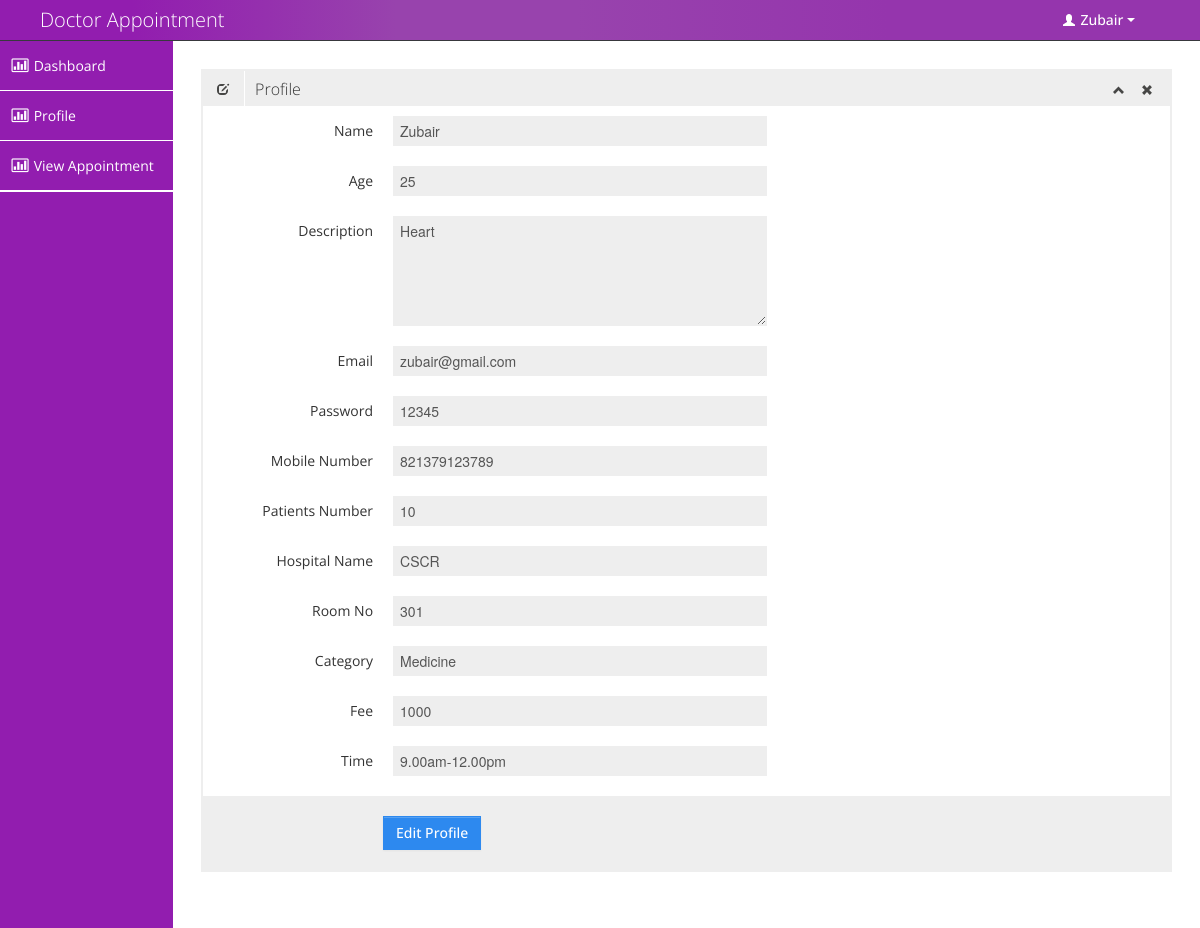
Screenshot of /main/doctor_profile.php (signed in) with the database file from the repository.
### tables this page shows
CREATE TABLE `tbl_doctor` (
  `doctorId` int(11) NOT NULL,
  `doctorName` varchar(255) NOT NULL,
  `doctorAge` int(11) NOT NULL,
  `doctorDescription` text NOT NULL,
  `doctorEmail` varchar(255) NOT NULL,
  `doctorPassword` varchar(255) NOT NULL,
  `doctorMobileNumber` varchar(30) NOT NULL,
  `doctorPatientsNumber` int(11) NOT NULL,
  `doctorHospitalName` varchar(255) NOT NULL,
  `doctorRoomNo` varchar(100) NOT NULL,
  `doctorCategory` varchar(255) NOT NULL,
  `doctorFee` int(11) NOT NULL,
  `doctorTime` varchar(100) NOT NULL
);

### main/doctor_profile.php (the view, shortened to what this page needs)
<?php include 'includes/doctorsheader.php' ?>
<?php include 'connect.php' ?>
<?php
$doctorId=$_SESSION['doctorId'];
$sql = "SELECT * FROM tbl_doctor WHERE doctorId=$doctorId";
if (mysqli_query($conn, $sql)) {
    $query_result = mysqli_query($conn, $sql);
    $doctor_info = mysqli_fetch_assoc($query_result);
} else {
    die("Query problem" . mysqli_error($conn));
}
?>
<div class="row-fluid sortable">
    <div class="box span12">
        <div class="box-header" data-original-title>
            <h2><i class="halflings-icon edit"></i><span class="break"></span>Profile</h2>
            <div class="box-icon">
                <a href="#" class="btn-minimize"><i class="halflings-icon chevron-up"></i></a>
                <a href="#" class="btn-close"><i class="halflings-icon remove"></i></a>
            </div>
        </div>
        <div class="box-content">
            <form class="form-horizontal" >
                <fieldset>
                    <div class="control-group">
                        <label class="control-label" >Name </label>
                        <div class="controls">
                            <input type="text" readonly="readonly" value="<?php echo $doctor_info['doctorName'];?>" name="doctorName" class="span6"  >
                        </div>
                    </div>
                    <div class="control-group">
                        <label class="control-label" >Age </label>
                        <div class="controls">
                            <input type="number" readonly="readonly" value="<?php echo $doctor_info['doctorAge'];?>" name="doctorAge" class="span6"  >
                        </div>
                    </div>
                    <div class="control-group hidden-phone">
                        <label class="control-label" for="textarea2">Description</label>
                        <div class="controls">
                            <textarea  name="doctorDescription" readonly="readonly" rows="5" class="span6"><?php echo $doctor_info['doctorDescription'];?></textarea>
                        </div>
                    </div>
                    <div class="control-group">
                        <label class="control-label" >Email </label>
                        <div class="controls">
                            <input type="text" readonly="readonly" value="<?php echo $doctor_info['doctorEmail'];?>" name="doctorEmail" class="span6"  >
                        </div>
                    </div>
                    <div class="control-group">
                        <label class="control-label" >Password </label>
                        <div class="controls">
                            <input type="text" readonly="readonly" value="<?php echo $doctor_info['doctorPassword'];?>" name="doctorPassword" class="span6"  >
                        </div>
                    </div>
                    <div class="control-group">
                        <label class="control-label" >Mobile Number </label>
                        <div class="controls">
                            <input type="text" readonly="readonly" value="<?php echo $doctor_info['doctorMobileNumber'];?>" name="doctorMobileNumber" class="span6"  >
                        </div>
                    </div>
                    <div class="control-group">
                        <label class="control-label" >Patients Number </label>
                        <div class="controls">
                            <input type="number" readonly="readonly" value="<?php echo $doctor_info['doctorPatientsNumber'];?>" name="doctorPatientsNumber" class="span6"  >
                        </div>
                    </div>
                    <div class="control-group">
                        <label class="control-label" >Hospital Name</label>
                        <div class="controls">
                            <input type="text" readonly="readonly" value="<?php echo $doctor_info['doctorHospitalName'];?>" name="doctorHospitalName" class="span6"  >
                        </div>
                    </div>
                    <div class="control-group">
                        <label class="control-label" >Room No </label>
                        <div class="controls">
                            <input type="text" readonly="readonly" value="<?php echo $doctor_info['doctorRoomNo'];?>" name="doctorRoomNo" class="span6"  >
                        </div>
                    </div>
                    <div class="control-group">
                        <label class="control-label" >Category </label>
                        <div class="controls">
                            <input type="text" readonly="readonly" value="<?php echo $doctor_info['doctorCategory'];?>" name="doctorCategory" class="span6"  >
                        </div>
                    </div>
                    <div class="control-group">
                        <label class="control-label" >Fee </label>
                        <div class="controls">
                            <input type="number" readonly="readonly" value="<?php echo $doctor_info['doctorFee'];?>" name="doctorFee" class="span6"  >
                        </div>
                    </div>
                    <div class="control-group">
                        <label class="control-label" >Time </label>
                        <div class="controls">
                            <input type="text" readonly="readonly" value="<?php echo $doctor_info['doctorTime'];?>" name="doctorTime" class="span6"  >
                        </div>
                    </div>
                    <div class="form-actions">
                        <a href="edit_doctor_profile.php" class="btn btn-primary">Edit Profile</a>
                    </div>
                </fieldset>
            </form>
        </div>
    </div>
</div>
<?php include 'includes/doctorsfooter.php' ?>

### main/css/style.css (style rules this page uses)
body { background: #F5F5F5; color: #333; border: none; font-family: 'Open Sans', sans-serif; font-weight: 400; }
a { color: #646464; }
h2 { font-size: 16px; line-height: 16px; }
.box { border: 2px solid #eee; background: #fff !important; margin-bottom: 28px; }
.box-header { height: 16px; font-size: 16px; line-height: 16px; padding: 10px; background: #eee; -webkit-box-shadow: none; -moz-box-shadow: none; box-shadow: none; overflow: hidden; }
.box-header h2 { float:left; margin-top: 0px; font-weight: 300; }
.box-header h2 i { margin: 0px 3px 0px 4px; opacity: .8; filter: alpha(opacity=80); -ms-filter:"progid:DXImageTransform.Microsoft.Alpha(Opacity=80)"; }
.box-header .box-icon { float:right; margin-top: 1px; }
.box-header .box-icon i { -webkit-transition: all 0.1s ease-in-out; -moz-transition: all 0.1s ease-in-out; -o-transition: all 0.1s ease-in-out; -ms-transition: all 0.1s ease-in-out; transition: all 0.1s ease-in-out; opacity: .8; filter: alpha(opacity=80); -ms-filter:"progid:DXImageTransform.Microsoft.Alpha(Opacity=80)"; }
.box-header .box-icon a { margin: 0px 5px; }
.box-content { position: relative; z-index: 50; margin-top: -1px; padding: 10px; background: #fff !important; }
.form-actions { padding: 19px 20px 20px; margin: 20px -10px -30px -10px; background-color: #eee; border-top: 1px solid #eee; *zoom: 1; }
.form-actions:before, .form-actions:after { display: table; line-height: 0; content: ""; }
.form-actions:after { clear: both; }
.btn { display: inline-block; padding: 6px 12px; margin-bottom: 0; font-size: 14px; font-weight: 500; line-height: 20px; text-align: center; white-space: nowrap; vertical-align: middle; cursor: pointer; border: 1px solid #a7a9aa; -webkit-border-radius: 0px !important; border-radius: 0px !important; }
.btn { color: #ffffff; background-color: #a7a9aa; border-color: #a7a9aa; background-image: none; filter: none; text-shadow: none; }
.btn-primary { background-color: #2D89EF; border-color: #2D89EF; }

### main/css/halflings.css (style rules this page uses)
html, html .halflings { -webkit-font-smoothing: antialiased !important; }
.halflings-icon { display: inline-block; width: 14px; height: 14px; line-height: 14px; vertical-align: text-top; background-image: url(../img/glyphicons_halflings.svg); background-position: 0 0; background-repeat: no-repeat; vertical-align: top; *display: inline; *zoom: 1; *margin-right: .3em; }
.halflings-icon.remove { background-position: -312px 0; }
.halflings-icon.edit { background-position: -96px -72px; }
.halflings-icon.chevron-up { background-position: -288px -120px; }

### rows the page displays
tbl_doctor: doctorName "Zubair", doctorAge "25", doctorDescription "Heart", doctorEmail "zubair@gmail.com", doctorPassword "12345", doctorMobileNumber "821379123789", doctorPatientsNumber "10", doctorHospitalName "CSCR", doctorRoomNo "301", doctorCategory "Medicine", doctorFee "1000", doctorTime "9.00am-12.00pm"

### other values shown
$_SESSION['doctorName'] "Zubair"
